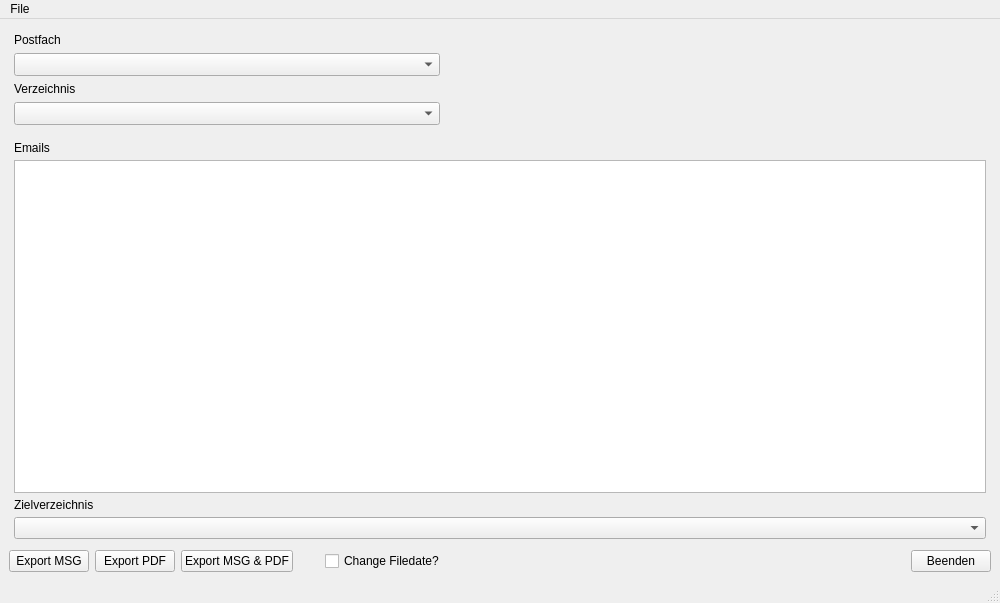
<?xml version="1.0" encoding="UTF-8"?>
<ui version="4.0">
 <class>MyMainWindow</class>
 <widget class="QMainWindow" name="MyMainWindow">
  <property name="geometry">
   <rect>
    <x>0</x>
    <y>0</y>
    <width>1000</width>
    <height>603</height>
   </rect>
  </property>
  <property name="minimumSize">
   <size>
    <width>1000</width>
    <height>600</height>
   </size>
  </property>
  <property name="windowTitle">
   <string>MainWindow</string>
  </property>
  <widget class="QWidget" name="centralwidget">
   <layout class="QGridLayout" name="gridLayout">
    <item row="2" column="0">
     <widget class="QPushButton" name="pushButton_Export_MSG">
      <property name="maximumSize">
       <size>
        <width>120</width>
        <height>23</height>
       </size>
      </property>
      <property name="text">
       <string>Export MSG</string>
      </property>
     </widget>
    </item>
    <item row="2" column="1">
     <widget class="QPushButton" name="pushButton_Export_PDF">
      <property name="maximumSize">
       <size>
        <width>120</width>
        <height>23</height>
       </size>
      </property>
      <property name="text">
       <string>Export PDF</string>
      </property>
     </widget>
    </item>
    <item row="2" column="6">
     <widget class="QPushButton" name="pushButton_Exit">
      <property name="enabled">
       <bool>true</bool>
      </property>
      <property name="maximumSize">
       <size>
        <width>100</width>
        <height>23</height>
       </size>
      </property>
      <property name="text">
       <string>Beenden</string>
      </property>
     </widget>
    </item>
    <item row="1" column="0" colspan="7">
     <layout class="QVBoxLayout" name="verticalLayout_2">
      <property name="spacing">
       <number>5</number>
      </property>
      <property name="sizeConstraint">
       <enum>QLayout::SizeConstraint::SetDefaultConstraint</enum>
      </property>
      <property name="leftMargin">
       <number>5</number>
      </property>
      <property name="topMargin">
       <number>5</number>
      </property>
      <property name="rightMargin">
       <number>5</number>
      </property>
      <property name="bottomMargin">
       <number>5</number>
      </property>
      <item>
       <widget class="QLabel" name="label_Tabelle">
        <property name="text">
         <string>Emails</string>
        </property>
       </widget>
      </item>
      <item>
       <widget class="QTableView" name="tableView_Emails"/>
      </item>
      <item>
       <widget class="QLabel" name="label_Zielverzeichnis">
        <property name="text">
         <string>Zielverzeichnis</string>
        </property>
       </widget>
      </item>
      <item>
       <widget class="QComboBox" name="comboBox_Exportziel"/>
      </item>
     </layout>
    </item>
    <item row="2" column="2">
     <widget class="QPushButton" name="pushButton_Export_Both">
      <property name="maximumSize">
       <size>
        <width>120</width>
        <height>23</height>
       </size>
      </property>
      <property name="text">
       <string>Export MSG &amp;&amp; PDF</string>
      </property>
     </widget>
    </item>
    <item row="2" column="4">
     <widget class="QCheckBox" name="checkBox_Change_Filedate">
      <property name="text">
       <string>Change Filedate?</string>
      </property>
     </widget>
    </item>
    <item row="0" column="0" colspan="5">
     <layout class="QVBoxLayout" name="verticalLayout">
      <property name="sizeConstraint">
       <enum>QLayout::SizeConstraint::SetDefaultConstraint</enum>
      </property>
      <property name="leftMargin">
       <number>5</number>
      </property>
      <property name="topMargin">
       <number>5</number>
      </property>
      <property name="rightMargin">
       <number>5</number>
      </property>
      <property name="bottomMargin">
       <number>5</number>
      </property>
      <item>
       <widget class="QLabel" name="label_Postfach">
        <property name="text">
         <string>Postfach</string>
        </property>
       </widget>
      </item>
      <item>
       <widget class="QComboBox" name="comboBox_Postfach">
        <property name="minimumSize">
         <size>
          <width>400</width>
          <height>23</height>
         </size>
        </property>
       </widget>
      </item>
      <item>
       <widget class="QLabel" name="label_Verzeichnis">
        <property name="text">
         <string>Verzeichnis</string>
        </property>
       </widget>
      </item>
      <item>
       <widget class="QComboBox" name="comboBox_Verzeichnis">
        <property name="minimumSize">
         <size>
          <width>100</width>
          <height>23</height>
         </size>
        </property>
       </widget>
      </item>
     </layout>
    </item>
    <item row="2" column="3">
     <spacer name="horizontalSpacer">
      <property name="orientation">
       <enum>Qt::Orientation::Horizontal</enum>
      </property>
      <property name="sizeType">
       <enum>QSizePolicy::Policy::Fixed</enum>
      </property>
      <property name="sizeHint" stdset="0">
       <size>
        <width>20</width>
        <height>20</height>
       </size>
      </property>
     </spacer>
    </item>
    <item row="2" column="5">
     <spacer name="horizontalSpacer_2">
      <property name="orientation">
       <enum>Qt::Orientation::Horizontal</enum>
      </property>
      <property name="sizeHint" stdset="0">
       <size>
        <width>40</width>
        <height>20</height>
       </size>
      </property>
     </spacer>
    </item>
   </layout>
  </widget>
  <widget class="QMenuBar" name="menubar">
   <property name="geometry">
    <rect>
     <x>0</x>
     <y>0</y>
     <width>1000</width>
     <height>33</height>
    </rect>
   </property>
   <widget class="QMenu" name="menuExit">
    <property name="title">
     <string>File</string>
    </property>
    <addaction name="actionExit"/>
   </widget>
   <addaction name="menuExit"/>
  </widget>
  <widget class="QStatusBar" name="statusbar"/>
  <action name="actionExit">
   <property name="text">
    <string>Beenden</string>
   </property>
  </action>
 </widget>
 <resources/>
 <connections/>
</ui>
